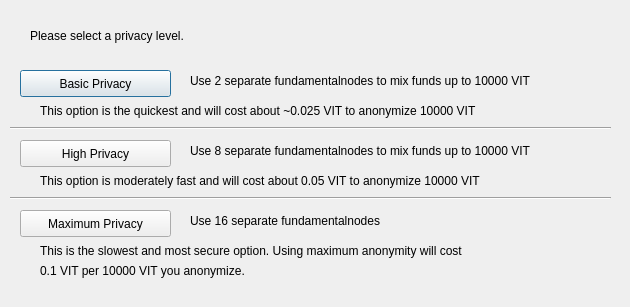
<?xml version="1.0" encoding="UTF-8"?>
<ui version="4.0">
 <class>ObfuscationConfig</class>
 <widget class="QDialog" name="ObfuscationConfig">
  <property name="geometry">
   <rect>
    <x>0</x>
    <y>0</y>
    <width>630</width>
    <height>307</height>
   </rect>
  </property>
  <property name="windowTitle">
   <string>Configure Obfuscation</string>
  </property>
  <widget class="QPushButton" name="buttonBasic">
   <property name="geometry">
    <rect>
     <x>20</x>
     <y>70</y>
     <width>151</width>
     <height>27</height>
    </rect>
   </property>
   <property name="text">
    <string>Basic Privacy</string>
   </property>
  </widget>
  <widget class="QPushButton" name="buttonHigh">
   <property name="geometry">
    <rect>
     <x>20</x>
     <y>140</y>
     <width>151</width>
     <height>27</height>
    </rect>
   </property>
   <property name="text">
    <string>High Privacy</string>
   </property>
  </widget>
  <widget class="QPushButton" name="buttonMax">
   <property name="geometry">
    <rect>
     <x>20</x>
     <y>210</y>
     <width>151</width>
     <height>27</height>
    </rect>
   </property>
   <property name="text">
    <string>Maximum Privacy</string>
   </property>
  </widget>
  <widget class="QLabel" name="label">
   <property name="geometry">
    <rect>
     <x>30</x>
     <y>20</y>
     <width>571</width>
     <height>31</height>
    </rect>
   </property>
   <property name="text">
    <string>Please select a privacy level.</string>
   </property>
  </widget>
  <widget class="QLabel" name="label_2">
   <property name="geometry">
    <rect>
     <x>190</x>
     <y>70</y>
     <width>421</width>
     <height>21</height>
    </rect>
   </property>
   <property name="text">
    <string>Use 2 separate fundamentalnodes to mix funds up to 10000 VIT</string>
   </property>
  </widget>
  <widget class="QLabel" name="label_3">
   <property name="geometry">
    <rect>
     <x>190</x>
     <y>140</y>
     <width>411</width>
     <height>21</height>
    </rect>
   </property>
   <property name="text">
    <string>Use 8 separate fundamentalnodes to mix funds up to 10000 VIT</string>
   </property>
  </widget>
  <widget class="QLabel" name="label_4">
   <property name="geometry">
    <rect>
     <x>190</x>
     <y>210</y>
     <width>421</width>
     <height>21</height>
    </rect>
   </property>
   <property name="text">
    <string>Use 16 separate fundamentalnodes</string>
   </property>
  </widget>
  <widget class="QLabel" name="label_6">
   <property name="geometry">
    <rect>
     <x>40</x>
     <y>100</y>
     <width>561</width>
     <height>21</height>
    </rect>
   </property>
   <property name="text">
    <string>This option is the quickest and will cost about ~0.025 VIT to anonymize 10000 VIT</string>
   </property>
  </widget>
  <widget class="QLabel" name="label_7">
   <property name="geometry">
    <rect>
     <x>40</x>
     <y>170</y>
     <width>561</width>
     <height>21</height>
    </rect>
   </property>
   <property name="text">
    <string>This option is moderately fast and will cost about 0.05 VIT to anonymize 10000 VIT</string>
   </property>
  </widget>
  <widget class="QLabel" name="label_8">
   <property name="geometry">
    <rect>
     <x>40</x>
     <y>240</y>
     <width>561</width>
     <height>21</height>
    </rect>
   </property>
   <property name="text">
    <string>This is the slowest and most secure option. Using maximum anonymity will cost</string>
   </property>
  </widget>
  <widget class="QLabel" name="label_9">
   <property name="geometry">
    <rect>
     <x>40</x>
     <y>260</y>
     <width>561</width>
     <height>21</height>
    </rect>
   </property>
   <property name="text">
    <string>0.1 VIT per 10000 VIT you anonymize.</string>
   </property>
  </widget>
  <widget class="Line" name="line">
   <property name="geometry">
    <rect>
     <x>10</x>
     <y>120</y>
     <width>601</width>
     <height>16</height>
    </rect>
   </property>
   <property name="orientation">
    <enum>Qt::Horizontal</enum>
   </property>
  </widget>
  <widget class="Line" name="line_2">
   <property name="geometry">
    <rect>
     <x>10</x>
     <y>190</y>
     <width>601</width>
     <height>16</height>
    </rect>
   </property>
   <property name="orientation">
    <enum>Qt::Horizontal</enum>
   </property>
  </widget>
 </widget>
 <resources/>
 <connections/>
</ui>
